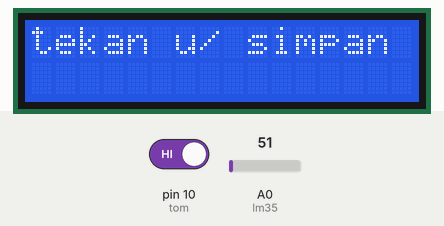
Recording of a sketch running on a simulated Arduino Uno, built with avr-gcc and run on an emulated ATmega328P. Shown: 16×2 character LCD. The test bench sets the inputs (shaded band); at power-on: pin 10 (tom) HIGH, A0 (lm35) = 51. EEPROM starts erased.

Above: at 1.2 s.
1.3 s: pin 10 (tom) driven LOW
At 3.1 s:
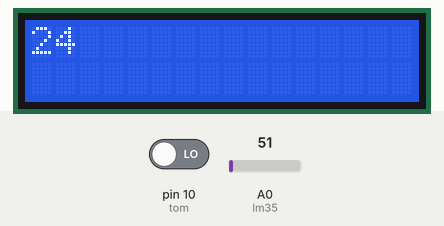
Timing chart, 0 to 4.6 s (numbered marks = the images above; inputs shaded):
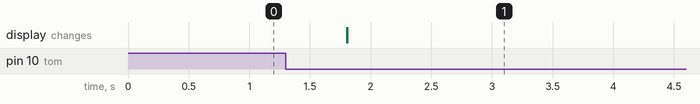

The sketch:

nomor7.ino
```cpp
#include <LiquidCrystal.h>
#include <EEPROM.h>

LiquidCrystal lcd(12, 11, 5, 4,3, 2);

int lm35=A0;
int suhu=0;
int tom=10;
int tekan=0;

void setup() {
  lcd.begin(16,2);
  pinMode(tom,INPUT);
  lcd.print("tekan u/ simpan data");
}

void loop() {

  suhu=analogRead(lm35);
  if(digitalRead(tom)==LOW){
    tekan=tekan+1;
  }

  if(tekan==1){
    EEPROM.write(0,suhu/2-1);
    delay(500);
    lcd.clear();
    lcd.print("data tersimpan");
    tekan=3;
  }
  else if(tekan==4){
    lcd.clear();
    lcd.print(EEPROM.read(0));
  }


}
```

Measured:
- after the input at 1.3 s, the display: first changes after 0.50 s (image 1 shows a later state)
